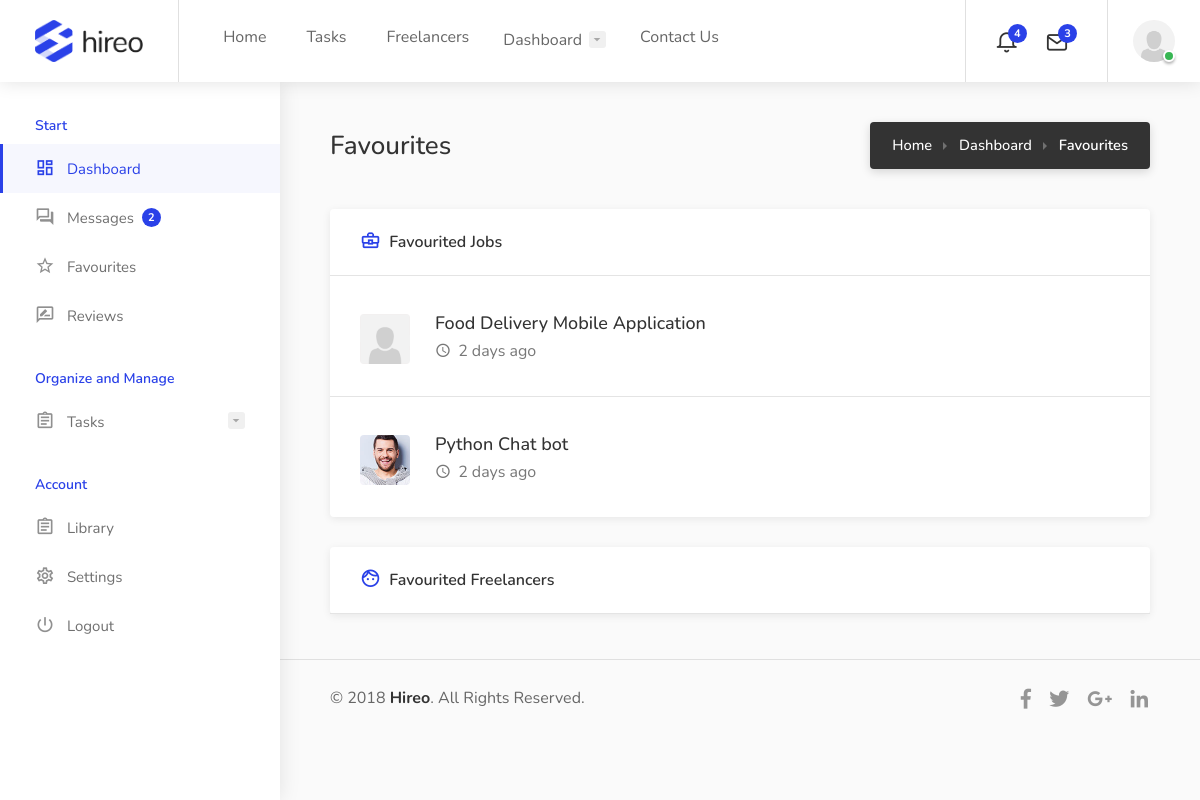
Page /favourites/ (signed in) on the committed database.
### user/models.py (models this page shows, shortened)
class Profile(models.Model):
    user = models.OneToOneField(User, on_delete=models.CASCADE)
    stripe_customer_id = models.CharField(max_length=100, blank=True, null=True)
    image = models.ImageField(default = 'default.png', upload_to='profile_pics')
    tagline = models.CharField(max_length=200,  default='Enter your tagline here')
    bio = models.CharField(max_length=1000, default='Enter your bio here')
    favourite = models.ManyToManyField(User, related_name='favorited_by', blank=True)

### job/models.py (models this page shows, shortened)
class Job(models.Model):
    author = models.ForeignKey(User, on_delete=models.CASCADE)
    title = models.CharField(max_length=200)
    job_type = models.ForeignKey(Type, on_delete=models.DO_NOTHING)
    job_category = models.ManyToManyField(Category)
    cost = models.IntegerField(default=100)
    skill = models.ManyToManyField(Skill, blank=True)
    date_created = models.DateTimeField(default=timezone.now)
    description = models.TextField(max_length=10000)
    favourite = models.ManyToManyField(User, related_name='fav_task', blank=True)

### user/views.py (the view)
# urls.py: path('favourites/', UserFavourites.as_view(), name='dashboard-favourites'),
class UserFavourites(LoginRequiredMixin, generic.ListView):
    template_name = 'user/favourites.html'
    context_object_name = "tasks"
    def get_queryset(self):
        return Job.objects.all()

### templates/user/favourites.html (shortened to what this page needs)
{% extends 'dashboard/base.html' %}
{% block content %}
			<div class="dashboard-headline">
				<h3>Favourites</h3>
				<nav id="breadcrumbs" class="dark">
					<ul>
						<li><a href="#">Home</a></li>
						<li><a href="#">Dashboard</a></li>
						<li>Favourites</li>
					</ul>
				</nav>
			</div>
			<div class="row">
				<div class="col-xl-12">
					<div class="dashboard-box margin-top-0">
						<div class="headline">
							<h3><i class="icon-material-outline-business-center"></i> Favourited Jobs</h3>
						</div>
						<div class="content">
							<ul class="dashboard-box-list">
								{% for task in tasks %}
								{% if user in task.favourite.all %}
								<li>
									<div class="job-listing">
										<div class="job-listing-details">
											<a href="#" class="job-listing-company-logo">
												<img src="{{ task.author.profile.image.url }}" alt="">
											</a>
											<div class="job-listing-description">
												<h3 class="job-listing-title"><a href="#">{{ task.title }}</a></h3>
												<div class="job-listing-footer">
													<ul>
														<li><i class="icon-material-outline-access-time"></i> 2 days ago</li>
													</ul>
												</div>
											</div>
										</div>
									</div>
								</li>
								{% endif %}
								{% endfor %}
							</ul>
						</div>
					</div>
				</div>
				<div class="col-xl-12">
					<div class="dashboard-box">
						<div class="headline">
							<h3><i class="icon-material-outline-face"></i> Favourited Freelancers</h3>
						</div>
					</div>
				</div>
			</div>
{% endblock content %}

### templates/navbar.html (shortened to what this page needs)
{% load static %}
<div id="header">
    <div class="container">
        <div class="left-side">
            <div id="logo">
                <a href="{% url 'job:home' %}"><img src="{% static 'images/logo.png' %}" alt=""></a>
            </div>
            <nav id="navigation">
                <ul id="responsive">
                    <li><a href="{% url 'job:home' %}">Home</a>
                    </li>
                    <li><a href="{% url 'job:job-list' %}">Tasks</a></li>
                    <li><a href="{% url 'job:freelancer' %}">Freelancers</a></li>
                    {% if user.is_authenticated %}
                <li><a href="#">Dashboard</a>
                </li>
                {% endif %}
                <li><a href="{% url 'job:contact' %}">Contact Us</a></li>
                </ul>
            </nav>
        </div>
    {% if user.is_authenticated %}
    <div class="right-side">
        <div class="header-widget hide-on-mobile">
            <div class="header-notifications">
                <div class="header-notifications-trigger">
                    <a href="#"><i class="icon-feather-bell"></i><span>4</span></a>
                </div>
            </div>
            <div class="header-notifications">
                <div class="header-notifications-trigger">
                    <a href="#"><i class="icon-feather-mail"></i><span>3</span></a>
                </div>
            </div>
        </div>
        <div class="header-widget">
            <div class="header-notifications user-menu">
                <div class="header-notifications-trigger">
                    <a href="#"><div class="user-avatar status-online"><img src="{{ user.profile.image.url }}" alt=""></div></a>
                </div>
            </div>
        </div>
    </div>
    {% endif %}
    </div>
</div>

### static/css/colors/blue.css (style rules this page uses)
a, .header-widget .log-in-button:hover i, .notification-text span.color, .header-notifications-content .notification-text span.color, ul.user-menu-small-nav li a:hover, ul.user-menu-small-nav li a:hover i, #navigation ul li:hover a:after, #navigation ul li a.current, #navigation ul li a.current:after, #navigation ul li:hover a, #breadcrumbs ul li a:hover, #breadcrumbs.white ul li a:hover, .single-page-header .header-details li a:hover, .blog-post-content h3 a:hover, #posts-nav li a:hover, .task-tags span, .freelancer-detail-item a:hover, .list-4 li:before, .list-3 li:before, .list-2 li:before, .list-1 li:before, .share-buttons-content span strong, .keyword, .banner-headline strong.color, .category-box-icon, .recommended .pricing-plan-label, .recommended .pricing-plan-label strong, .boxed-widget.summary li.total-costs span, .testimonial-box:before, .single-counter h3, .popup-tabs-nav li.active a, .dialog-with-tabs .forgot-password:hover, .dropdown-menu > li > a:hover, .dropdown-menu > .active > a, .dropdown-menu > .active > a:hover, .bootstrap-select .dropdown-menu li.selected a span.check-mark:before, .bootstrap-select .dropdown-menu li.selected:hover a span.check-mark:before, .boxed-list-headline h3 i, .boxed-list-item .item-details .detail-item a:hover, .job-overview .job-overview-inner ul li i, .dashboard-nav ul:before, .dashboard-nav ul li.active-submenu a i, .dashboard-nav ul li.active a i, .dashboard-nav ul li:hover a i, .dashboard-nav ul li.active-submenu a, .dashboard-nav ul li:hover a, .dashboard-nav ul li.active a, .dashboard-nav ul li.active-submenu a:after, .dashboard-nav ul li.active a:after, .dashboard-nav ul li:hover a:after, .dashboard-box .headline h3 i, .help-icon, .header-widget .log-in-button:hover, .header-widget .log-in-button:hover i { color:#2a41e8; }
#backtotop a, .header-notifications-trigger span, a.header-notifications-button, #navigation ul ul.dropdown-nav ul.dropdown-nav li:hover a:after, #navigation ul ul.dropdown-nav li:hover a:after, .mm-menu em.mm-counter, .language-switcher.bootstrap-select.btn-group.open button, .language-switcher.bootstrap-select.btn-group button:hover, .footer-links ul li a span:before, .newsletter button, .pagination ul li a.current-page, a.blog-post-info:hover, #posts-nav li a:hover span, .comment-by a.reply:hover, .contact-address-headline:after, .enable-filters-button span, .enable-filters-button i, .job-listing.with-apply-button:hover .list-apply-button, .letters-list a.current, span.button, button.button, input[type="button"], input[type="submit"], a.button, .list-1 li:before, mark.color, table.basic-table th, .copy-url .copy-url-button, .keyword-input-container .keyword-input-button, .tags-container input[type="checkbox"]:checked + label, input:checked + .switch-button, .radio input[type="radio"] + label .radio-label:after, .uploadButton .uploadButton-button:hover, .pricing-plan .button:hover, .pricing-plan.recommended .button, .pricing-plan .recommended-badge, .payment-tab-trigger > input:checked ~ label::after, .breathing-icon, .icon-box-check, .testimonial-author span, .qtyInc:hover, .qtyDec:hover, #sign-in-dialog .mfp-close:hover, #small-dialog-1 .mfp-close:hover, #small-dialog-2 .mfp-close:hover, #small-dialog-3 .mfp-close:hover, #small-dialog-4 .mfp-close:hover, #small-dialog .mfp-close:hover, .slider-selection, .cluster-visible, .marker-container, .custom-zoom-in:hover, .custom-zoom-out:hover, #geoLocation:hover, #streetView:hover, #scrollEnabling:hover, #scrollEnabling.enabled, a.apply-now-button, a.attachment-box:hover, .freelancer-indicators .indicator-bar span, .dashboard-nav ul li span.nav-tag, .dashboard-box .button.dark:not(.ico):hover, .messages-inbox ul li:before, .message-by h5 i, .message-bubble.me .message-text { background-color:#2a41e8; }

### static/css/messages.css (style rules this page uses)
body, html { height: 100%; margin: 0; background: #7f7fd5; background: -webkit-linear-gradient(to right, #91eae4, #86a8e7, #7f7fd5); background: linear-gradient(to right, #91eae4, #86a8e7, #7f7fd5); }
.container { align-content: center; }

### rows in the picture
Job: author.profile.image (placeholder picture), title "Food Delivery Mobile Application"
Job: author.profile.image (picture), title "Python Chat bot"
